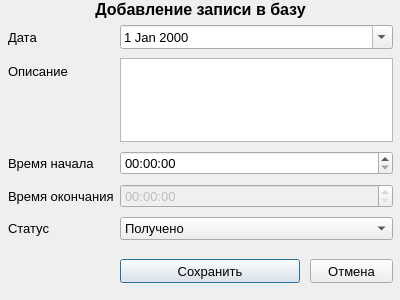
<?xml version="1.0" encoding="UTF-8"?>
<ui version="4.0">
 <class>DialogFormTask</class>
 <widget class="QDialog" name="DialogFormTask">
  <property name="windowModality">
   <enum>Qt::ApplicationModal</enum>
  </property>
  <property name="geometry">
   <rect>
    <x>0</x>
    <y>0</y>
    <width>400</width>
    <height>300</height>
   </rect>
  </property>
  <property name="minimumSize">
   <size>
    <width>400</width>
    <height>300</height>
   </size>
  </property>
  <property name="maximumSize">
   <size>
    <width>400</width>
    <height>300</height>
   </size>
  </property>
  <property name="windowTitle">
   <string>Работа с записями</string>
  </property>
  <widget class="QWidget" name="verticalLayoutWidget">
   <property name="geometry">
    <rect>
     <x>0</x>
     <y>0</y>
     <width>401</width>
     <height>301</height>
    </rect>
   </property>
   <layout class="QVBoxLayout" name="verticalLayout">
    <item>
     <widget class="QLabel" name="Captionlabel">
      <property name="font">
       <font>
        <pointsize>12</pointsize>
        <weight>75</weight>
        <bold>true</bold>
       </font>
      </property>
      <property name="layoutDirection">
       <enum>Qt::LeftToRight</enum>
      </property>
      <property name="text">
       <string>Добавление записи в базу</string>
      </property>
      <property name="alignment">
       <set>Qt::AlignCenter</set>
      </property>
     </widget>
    </item>
    <item>
     <layout class="QFormLayout" name="formLayout">
      <property name="sizeConstraint">
       <enum>QLayout::SetDefaultConstraint</enum>
      </property>
      <property name="fieldGrowthPolicy">
       <enum>QFormLayout::AllNonFixedFieldsGrow</enum>
      </property>
      <property name="rowWrapPolicy">
       <enum>QFormLayout::DontWrapRows</enum>
      </property>
      <property name="labelAlignment">
       <set>Qt::AlignLeading|Qt::AlignLeft|Qt::AlignTop</set>
      </property>
      <property name="formAlignment">
       <set>Qt::AlignLeading|Qt::AlignLeft|Qt::AlignTop</set>
      </property>
      <property name="verticalSpacing">
       <number>9</number>
      </property>
      <property name="leftMargin">
       <number>8</number>
      </property>
      <property name="topMargin">
       <number>0</number>
      </property>
      <property name="rightMargin">
       <number>8</number>
      </property>
      <property name="bottomMargin">
       <number>0</number>
      </property>
      <item row="0" column="0">
       <widget class="QLabel" name="label_2">
        <property name="font">
         <font>
          <pointsize>10</pointsize>
         </font>
        </property>
        <property name="text">
         <string>Дата</string>
        </property>
       </widget>
      </item>
      <item row="0" column="1">
       <widget class="QDateEdit" name="dateEditTask">
        <property name="font">
         <font>
          <pointsize>10</pointsize>
         </font>
        </property>
        <property name="calendarPopup">
         <bool>true</bool>
        </property>
       </widget>
      </item>
      <item row="1" column="0">
       <widget class="QLabel" name="label_3">
        <property name="font">
         <font>
          <pointsize>10</pointsize>
         </font>
        </property>
        <property name="text">
         <string>Описание</string>
        </property>
       </widget>
      </item>
      <item row="1" column="1">
       <widget class="QTextEdit" name="textEdit">
        <property name="font">
         <font>
          <pointsize>10</pointsize>
         </font>
        </property>
       </widget>
      </item>
      <item row="2" column="0">
       <widget class="QLabel" name="label">
        <property name="font">
         <font>
          <pointsize>10</pointsize>
         </font>
        </property>
        <property name="text">
         <string>Время начала</string>
        </property>
       </widget>
      </item>
      <item row="2" column="1">
       <widget class="QTimeEdit" name="timeEditStart">
        <property name="font">
         <font>
          <pointsize>10</pointsize>
         </font>
        </property>
        <property name="calendarPopup">
         <bool>true</bool>
        </property>
       </widget>
      </item>
      <item row="3" column="0">
       <widget class="QLabel" name="label_4">
        <property name="font">
         <font>
          <pointsize>10</pointsize>
         </font>
        </property>
        <property name="text">
         <string>Время окончания</string>
        </property>
       </widget>
      </item>
      <item row="3" column="1">
       <widget class="QTimeEdit" name="timeEditEnd">
        <property name="enabled">
         <bool>false</bool>
        </property>
        <property name="font">
         <font>
          <pointsize>10</pointsize>
         </font>
        </property>
        <property name="calendarPopup">
         <bool>true</bool>
        </property>
       </widget>
      </item>
      <item row="4" column="0">
       <widget class="QLabel" name="label_5">
        <property name="font">
         <font>
          <pointsize>10</pointsize>
         </font>
        </property>
        <property name="text">
         <string>Статус</string>
        </property>
       </widget>
      </item>
      <item row="4" column="1">
       <widget class="QComboBox" name="comboBoxTaskStatus">
        <property name="font">
         <font>
          <pointsize>10</pointsize>
         </font>
        </property>
        <item>
         <property name="text">
          <string>Получено</string>
         </property>
        </item>
        <item>
         <property name="text">
          <string>Начата</string>
         </property>
        </item>
        <item>
         <property name="text">
          <string>Завершена</string>
         </property>
        </item>
       </widget>
      </item>
      <item row="5" column="1">
       <layout class="QFormLayout" name="formLayout_2">
        <property name="sizeConstraint">
         <enum>QLayout::SetDefaultConstraint</enum>
        </property>
        <property name="rowWrapPolicy">
         <enum>QFormLayout::DontWrapRows</enum>
        </property>
        <property name="horizontalSpacing">
         <number>10</number>
        </property>
        <property name="verticalSpacing">
         <number>6</number>
        </property>
        <property name="topMargin">
         <number>10</number>
        </property>
        <property name="rightMargin">
         <number>0</number>
        </property>
        <property name="bottomMargin">
         <number>18</number>
        </property>
        <item row="0" column="0">
         <widget class="QPushButton" name="ButtonSave">
          <property name="sizePolicy">
           <sizepolicy hsizetype="Minimum" vsizetype="Minimum">
            <horstretch>0</horstretch>
            <verstretch>0</verstretch>
           </sizepolicy>
          </property>
          <property name="minimumSize">
           <size>
            <width>180</width>
            <height>24</height>
           </size>
          </property>
          <property name="maximumSize">
           <size>
            <width>16777215</width>
            <height>24</height>
           </size>
          </property>
          <property name="font">
           <font>
            <pointsize>10</pointsize>
           </font>
          </property>
          <property name="text">
           <string>Сохранить</string>
          </property>
          <property name="icon">
           <iconset>
            <normaloff>icons/save64.png</normaloff>icons/save64.png</iconset>
          </property>
         </widget>
        </item>
        <item row="0" column="1">
         <widget class="QPushButton" name="ButtonCancel">
          <property name="sizePolicy">
           <sizepolicy hsizetype="Minimum" vsizetype="Fixed">
            <horstretch>0</horstretch>
            <verstretch>0</verstretch>
           </sizepolicy>
          </property>
          <property name="minimumSize">
           <size>
            <width>50</width>
            <height>24</height>
           </size>
          </property>
          <property name="maximumSize">
           <size>
            <width>85</width>
            <height>24</height>
           </size>
          </property>
          <property name="font">
           <font>
            <pointsize>10</pointsize>
           </font>
          </property>
          <property name="text">
           <string>Отмена</string>
          </property>
          <property name="icon">
           <iconset>
            <normaloff>icons/delete_64.png</normaloff>icons/delete_64.png</iconset>
          </property>
          <property name="iconSize">
           <size>
            <width>12</width>
            <height>12</height>
           </size>
          </property>
         </widget>
        </item>
       </layout>
      </item>
     </layout>
    </item>
   </layout>
  </widget>
 </widget>
 <resources/>
 <connections/>
</ui>
